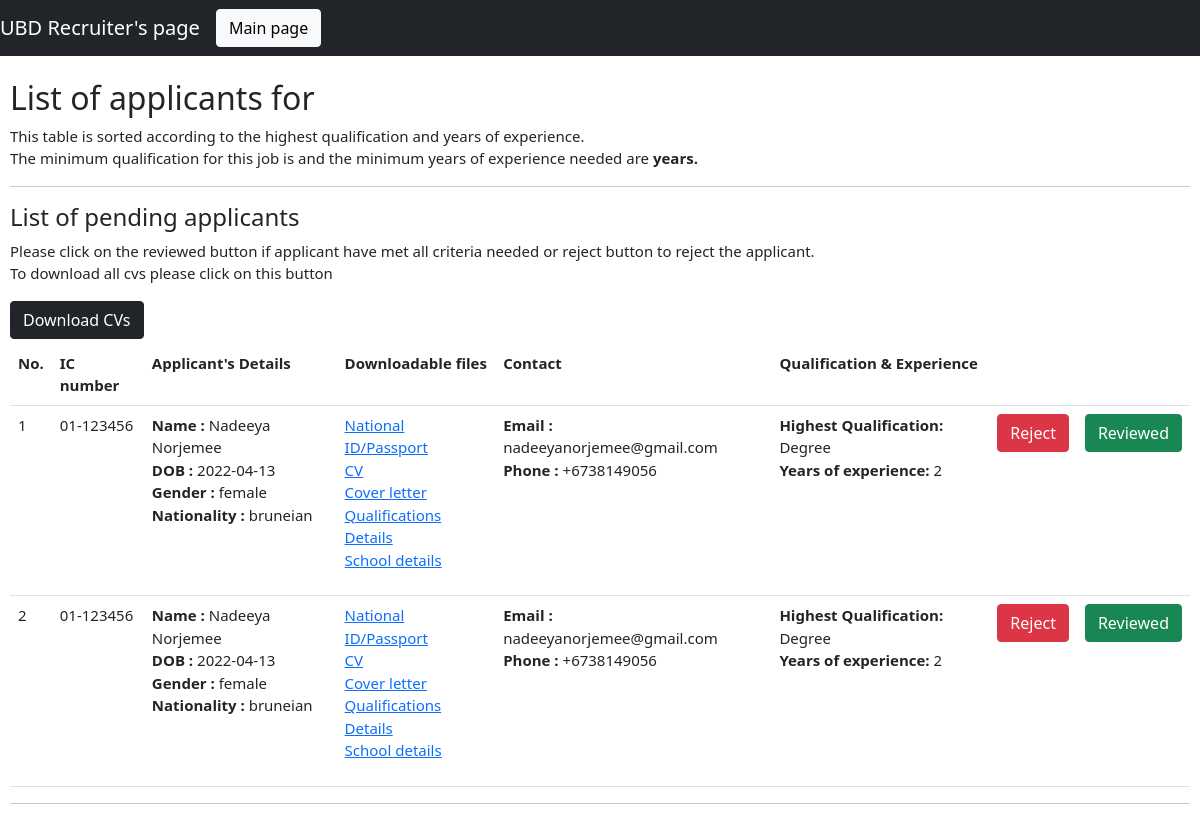
Page /nad/viewApplicants.php on the committed database.
### tables this page shows
CREATE TABLE `applies` (
  `jobName` varchar(60) NOT NULL,
  `Full_Name` varchar(255) NOT NULL,
  `Email_Address` varchar(255) NOT NULL,
  `IC` varchar(255) NOT NULL,
  `Phone_No` varchar(255) NOT NULL,
  `DOB` date NOT NULL,
  `Gender` varchar(255) NOT NULL,
  `Nationality` varchar(255) NOT NULL,
  `Id_Passport` varchar(255) NOT NULL,
  `Work_Experience` int(11) NOT NULL,
  `Level_Of_Education` varchar(255) NOT NULL,
  `Qualifications` varchar(255) NOT NULL,
  `School_Details` varchar(255) NOT NULL,
  `Other_Qualification` varchar(255) NOT NULL,
  `CV` varchar(255) NOT NULL,
  `Cover_Letter` varchar(255) NOT NULL,
  `Level_of_Education_Index` int(11) NOT NULL,
  `Status` varchar(10) NOT NULL,
  `File_Location` varchar(255) NOT NULL
);

### nad/viewApplicants.php (the view, shortened to what this page needs)
<?php
$jobName = $_GET['jobname'];
$department = $_GET['department'];
include("database.php");
$selectQuery = "SELECT * FROM job WHERE jobName='".$jobName."' AND department='".$department."'";
$result = $conn->query($selectQuery);
$getRowAssoc = mysqli_fetch_assoc($result);
$minQualification = $getRowAssoc['minQualification'];
$numExperience = $getRowAssoc['numExperience'];
$pendingQuery = "SELECT * FROM applies WHERE jobName='".$jobName."'"
."AND Status='PENDING' ORDER BY Level_of_Education_Index DESC , Work_Experience DESC";
$pending = $conn->query($pendingQuery);
?>
<!DOCTYPE html>
<html lang="en">
<head>
    <link href="https://cdn.jsdelivr.net/npm/bootstrap@5.1.3/dist/css/bootstrap.min.css" rel="stylesheet"
>
    <link rel="stylesheet" href="style.css">
</head>
<body>
    <nav class="navbar navbar-expand-sm navbar-dark bg-dark">
    <a href="#" class="navbar-brand">UBD Recruiter's page</a>
    <aside class="nav navbar-nav navbar-right">
     <div class="collapse navbar-collapse" id="navbarMenu">
            <ul class="navbar-nav">
                <li class="nav-item">
                    <button type="button" class="btn btn-light" onclick="location.href
                    = 'mainRecruiterPage.php'">Main page</button>
                </li>
            </ul>
    </aside>
    </nav>
    <section>
    <h2>List of applicants for <?php echo $jobName ?> </h2>
    <p>This table is sorted according to the highest qualification and years of experience.</br>
    The minimum qualification for this job is <span style="font-weight: bold;"><?php echo $minQualification?></span>
    and the minimum years of experience needed are <span style="font-weight: bold;">
    <?php echo $numExperience ?> years.</span></p>
    <hr>
    <?php if(mysqli_num_rows($pending)>0){?>
        <h4>List of pending applicants</h4>
        <p>Please click on the reviewed button if applicant have met all criteria needed
        or reject button to reject the applicant.</br>
        To download all cvs please click on this button</p>
        <button type="button" class="btn btn-dark" onclick='downloadCV()'>Download CVs</button>
        <table id="listOfPendingApplicants" class="table table-hover" style="margin-top:5px">
        <tr>
            <th>No.</th>
            <th>IC number</th>
            <th>Applicant's Details</th>
            <th>Downloadable files</th>
            <th>Contact</th>
            <th>Qualification & Experience</th>
            <th></th>
            <th></th>
        </tr>
        <?php
        $i = 0;
        while ($row = mysqli_fetch_array($pending)){
            ?>
        <tr>
            <td><?php echo $i+1; ?></td>
            <td><?php echo $row["IC"];?></td>
            <td>
                <p><span style="font-weight: bold;"> Name : </span><?php echo $row["Full_Name"];?></br>
                <span style="font-weight: bold;">DOB : </span><?php echo $row["DOB"];?></br>
                <span style="font-weight: bold;">Gender : </span><?php echo $row["Gender"];?></br>
                <span style="font-weight: bold;">Nationality : </span><?php echo $row["Nationality"];?></p>
            </td>
            <td>
                <p>
                <a href="<?php echo $row['File_Location'].$row['Id_Passport'];?>" target="_blank">National ID/Passport</a></br>
                <a href="<?php echo $row['File_Location'].$row['CV'];?>" target="_blank">CV</a></br>
                <a href="<?php echo $row['File_Location'].$row['Cover_Letter'];?>" target="_blank">Cover letter</a></br>
                <a href="<?php echo $row['File_Location'].$row['Qualifications'];?>" target="_blank">Qualifications Details</a></br>
                <a href="<?php echo $row['File_Location'].$row['School_Details'];?>" target="_blank">School details</a>
                </p>
            </td>
            <td>
                <p>
                <span style="font-weight: bold;">Email :</span> <?php echo $row["Email_Address"];?></br>
                <span style="font-weight: bold;">Phone :</span> <?php echo $row["Phone_No"];?>
                </p>
            </td>
            <td>
                <p>
                <span style="font-weight: bold;">Highest Qualification: </span><?php echo $row["Level_Of_Education"];?></br>
                <span style="font-weight: bold;">Years of experience: </span><?php echo $row["Work_Experience"];?></p>
            </td>
            <td><button type="button" class="btn btn-danger" onclick="rejectConfirmation('<?php echo $row['IC'];?>')">Reject</button></td>
            <td><button type="button" class="btn btn-success" onclick="reviewedConfirmation('<?php echo $row['IC'];?>')">Reviewed</button></td>
        </tr>
        <?php
        $i++;}?>
    </table>
    <?php
    }
    else{
        echo "<h4>No pending applicant found</h4>";
    }
    ?>
    <hr>
    </section>
</body>
</html>

### nad/style.css (style rules this page uses)
section { margin-left:10px; margin-right:10px; }
body { font-size: 15px; }

### rows in the picture
applies: IC "01-123456", Full_Name "Nadeeya Norjemee", DOB "2022-04-13", Gender "female", Nationality "bruneian", Email_Address "nadeeyanorjemee@gmail.com", Phone_No "+6738149056", Level_Of_Education "Degree", Work_Experience "2"
applies: IC "01-123456", Full_Name "Nadeeya Norjemee", DOB "2022-04-13", Gender "female", Nationality "bruneian", Email_Address "nadeeyanorjemee@gmail.com", Phone_No "+6738149056", Level_Of_Education "Degree", Work_Experience "2"
